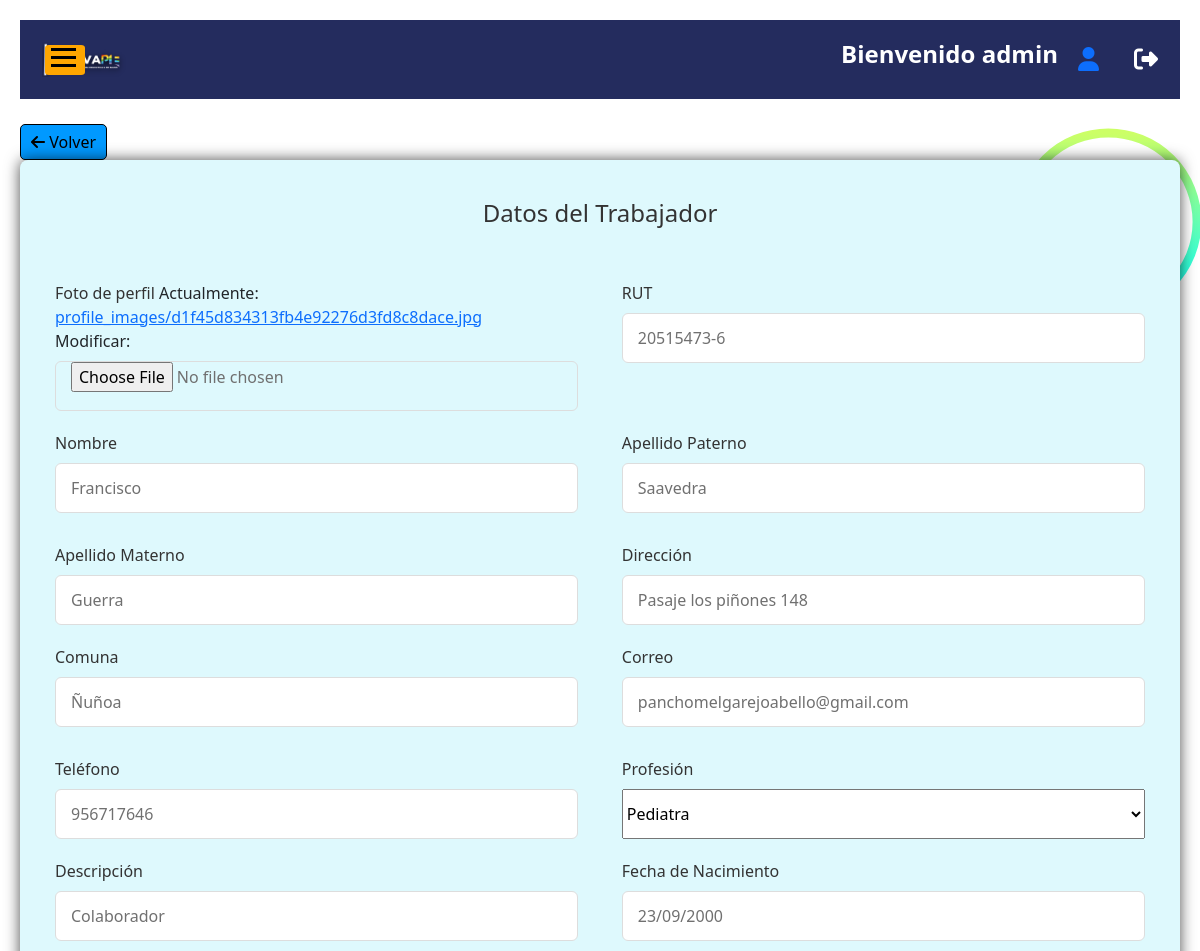
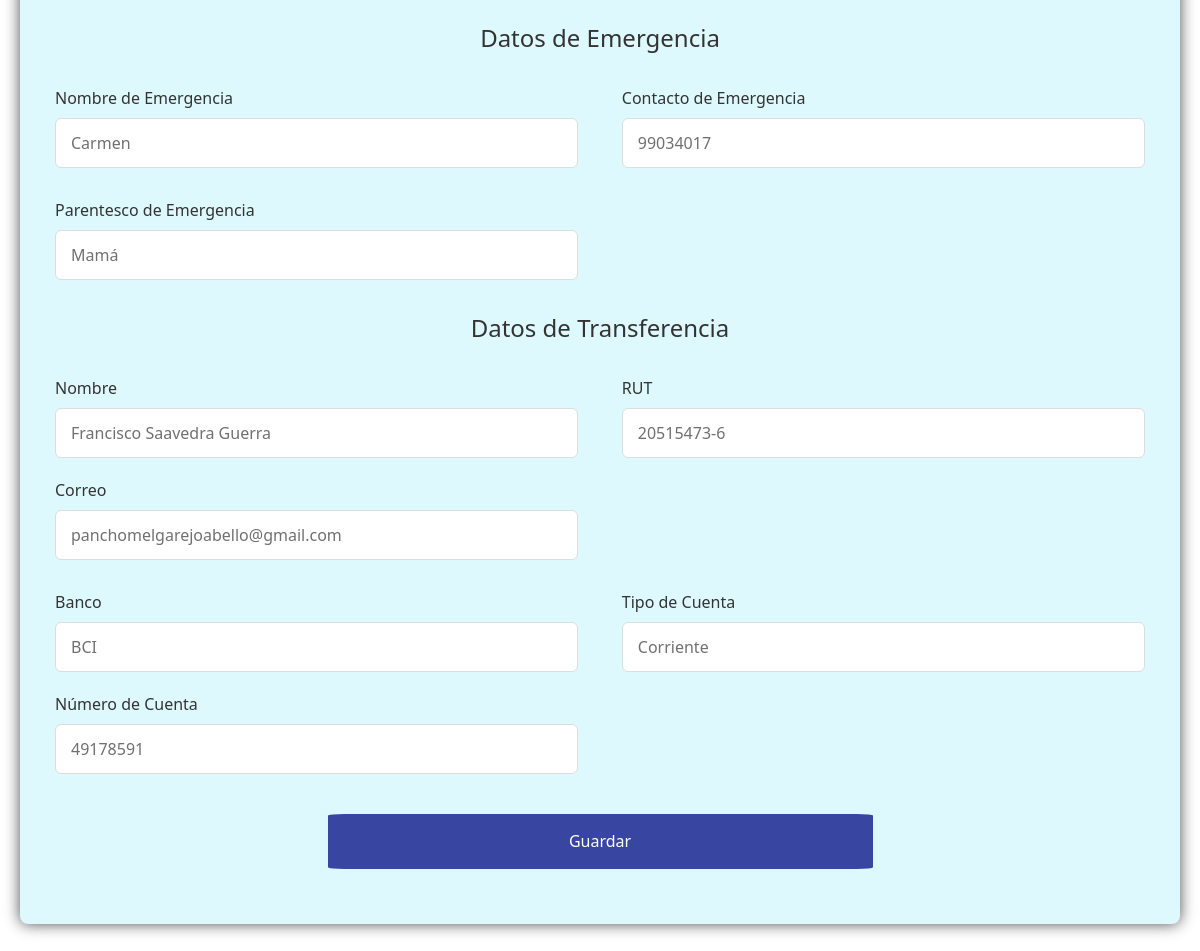
The page /home/editarperfil/ (signed in) on the database its author committed (2 pictures, top to bottom).
### index/models.py (models this page shows)
class PerfilUsuario(models.Model):
    foto = models.ImageField(upload_to='profile_images/', null=True, default=get_default_profile_image)
    rut = models.CharField(null=True, max_length=100)
    nombre = models.CharField(null=True, max_length=100)
    apellidop = models.CharField(null=True, max_length=100)
    apellidom = models.CharField(null=True, max_length=100)
    direccion = models.CharField(null=True, max_length=100)
    comuna = models.CharField(null=True, max_length=100)
    correo = models.EmailField(null=True, max_length=100)
    telefono = models.IntegerField(null=True)
    profesion = models.CharField(null=True, max_length=100)
    descripcion = models.CharField(null=True, max_length=100)
    fecha_nacimiento = models.DateField(null=True)
    contacto_emergencia = models.IntegerField(null=True)
    nombre_emergencia = models.CharField(null=True, max_length=100)
    parentesco_emergencia = models.CharField(null=True, max_length=100)
    usuario = models.OneToOneField(User, on_delete=models.CASCADE)

class DatosTransferencia(models.Model):
    d_nombre = models.CharField(null=True, max_length=100)
    d_rut = models.CharField(null=True, max_length=100)
    d_correo = models.EmailField(null=True, max_length=100)
    d_banco = models.CharField(null=True, max_length=100)
    d_tipo_cuenta = models.CharField(null=True, max_length=100)
    d_numero_cuenta = models.CharField(null=True, max_length=100)
    d_usuario = models.OneToOneField(User, on_delete=models.CASCADE)

### home/views.py (the view)
# urls.py: path('editarperfil/', views.editar_perfil_usuario, name='editarperfilusuario'),
@login_required
def editar_perfil_usuario(request):
    usuario = get_object_or_404(User, id=request.user.id)
    perfil = get_object_or_404(PerfilUsuario, usuario=usuario)
    datos = get_object_or_404(DatosTransferencia, d_usuario=usuario)
    if request.method == 'POST':
        perfil_form = PerfilUsuarioForm(request.POST, request.FILES, instance=perfil)
        datos_transferencia_form = DatosTransferenciaForm(request.POST, instance=datos)
        if perfil_form.is_valid() and datos_transferencia_form.is_valid():
            perfil_form.save()
            datos_transferencia_form.save()
            return redirect('perfil_usuario', id=usuario.id)
    else:
        perfil_form = PerfilUsuarioForm(instance=perfil)
        datos_transferencia_form = DatosTransferenciaForm(instance=datos)
    return render(request, 'home/editar_perfil.html', {
        'perfil_usuario': perfil,
        'datos_transferencia': datos,
        'perfil_form': perfil_form,
        'datos_transferencia_form': datos_transferencia_form,
        'usuario': usuario,
    })

### index/forms.py
class PerfilUsuarioForm(forms.ModelForm):
    PROFESION_CHOICES = (
        ('', 'Selecciona una profesión'),
        ('Pediatra', 'Pediatra'),
        ('Médico Familiar', 'Médico Familiar'),
        ('Neurólogo', 'Neurólogo'),
        ('Psicólogo', 'Psicólogo'),
        ('Fonoaudiólogo', 'Fonoaudiólogo'),
        ('Ed. Diferencial', 'Ed. Diferencial'),
        ('Psicopedagogo', 'Psicopedagogo'),
        ('Terapeuta Ocupacional', 'Terapeuta Ocupacional'),
        ('Relator', 'Relator'),
        ('Asesor', 'Asesor'),
        ('Construcción', 'Construcción'),
        ('Material educativo', 'Material educativo')
    )
    profesion = forms.ChoiceField(choices=PROFESION_CHOICES)
    class Meta:
        model = PerfilUsuario
        fields = ['foto', 'rut', 'nombre', 'apellidop', 'apellidom', 'direccion', 'comuna', 'correo', 'telefono', 'profesion', 'descripcion', 'fecha_nacimiento', 'nombre_emergencia','contacto_emergencia', 'parentesco_emergencia']

class DatosTransferenciaForm(forms.ModelForm):
    class Meta:
        model = DatosTransferencia
        fields = ['d_nombre', 'd_rut', 'd_correo', 'd_banco', 'd_tipo_cuenta', 'd_numero_cuenta']

### home/templates/home/editar_perfil.html (shortened to what this page needs)
{% extends "index/base.html" %}
{% load static %}
{% block content %}
<head>
    <link href="{% static 'index/css/styleeditarusuario.css' %}" rel="stylesheet">
</head>
<body>
    <button class="back-button" onclick="goBack()"><i class="fas fa-arrow-left"></i> Volver</button>
    <div class="contenidoreg">
        <section class="containeres">
            <header>Datos del Trabajador</header>
            <form action="" method="POST" class="form" enctype="multipart/form-data">
                <div class="form-row">
                    <div class="input-box">
                        <label>Foto de perfil</label>
                        {{ perfil_form.foto }}
                    </div>
                    <div class="input-box">
                        <label>RUT</label>
                        {{ perfil_form.rut }}
                    </div>
                    <div class="input-box">
                        <label>Nombre</label>
                        {{ perfil_form.nombre }}
                    </div>
                    <div class="input-box">
                        <label>Apellido Paterno</label>
                        {{ perfil_form.apellidop }}
                    </div>
                </div>
                <div class="form-row">
                    <div class="input-box">
                        <label>Apellido Materno</label>
                        {{ perfil_form.apellidom }}
                    </div>
                    <div class="input-box">
                        <label>Dirección</label>
                        {{ perfil_form.direccion }}
                    </div>
                    <div class="input-box">
                        <label>Comuna</label>
                        {{ perfil_form.comuna }}
                    </div>
                    <div class="input-box">
                        <label>Correo</label>
                        {{ perfil_form.correo }}
                    </div>
                </div>
                <div class="form-row">
                    <div class="input-box">
                        <label>Teléfono</label>
                        {{ perfil_form.telefono }}
                    </div>
                    <div class="input-box profesion-box">
                        <label>Profesión</label>
                        {{ perfil_form.profesion }}
                    </div>
                    <div class="input-box">
                        <label>Descripción</label>
                        {{ perfil_form.descripcion }}
                    </div>
                    <div class="input-box">
                        <label>Fecha de Nacimiento</label>
                        {{ perfil_form.fecha_nacimiento }}
                    </div>
                </div>
                <header class= "tit" >Datos de Emergencia</header>
                <div class="form-row">
                    <div class="input-box">
                        <label>Nombre de Emergencia</label>
                        {{ perfil_form.nombre_emergencia }}
                    </div>
                    <div class="input-box">
                        <label>Contacto de Emergencia</label>
                        {{ perfil_form.contacto_emergencia }}
                    </div>
                </div>
                <div class="form-row">
                    <div class="input-box">
                        <label>Parentesco de Emergencia</label>
                        {{ perfil_form.parentesco_emergencia }}
                    </div>
                </div>
                <header class= "tit" >Datos de Transferencia</header>
                <div class="form-row">
                    <div class="input-box">
                        <label>Nombre</label>
                        {{ datos_transferencia_form.d_nombre }}
                    </div>
                    <div class="input-box">
                        <label>RUT</label>
                        {{ datos_transferencia_form.d_rut }}
                    </div>
                    <div class="input-box">
                        <label>Correo</label>
                        {{ datos_transferencia_form.d_correo }}
                    </div>
                </div>
                <div class="form-row">
                    <div class="input-box">
                        <label>Banco</label>
                        {{ datos_transferencia_form.d_banco }}
                    </div>
                    <div class="input-box">
                        <label>Tipo de Cuenta</label>
                        {{ datos_transferencia_form.d_tipo_cuenta }}
                    </div>
                    <div class="input-box">
                        <label>Número de Cuenta</label>
                        {{ datos_transferencia_form.d_numero_cuenta }}
                    </div>
                </div>
                <div class="button-container">
                    <button type="submit">Guardar</button>
                </div>
            </form>
        </section>
    </div>
</body>
{% endblock %}

### index/templates/index/base.html (shortened to what this page needs)
<!DOCTYPE html>
<html>
<head>
    {% load static %}
    <link rel="stylesheet" href="{% static 'index/css/bootstrap.min.css' %}">
    <link href="{% static 'index/css/styles.css' %}" rel="stylesheet">
</head>
<body>
    <div id="content" class="content">
        <header class="header">
            <div class="container">
                <div class="row align-items-center">
                    <div class="col-md-6">
                        <div class="logo">
                            <a title="InnovaPIE" href="{% url 'home' %}">
                                <img src="{% static 'index/img/main_logo.png' %}" alt="InnovaPIE" />
                            </a>
                        </div>
                    </div>
                    <div class="col-md-6">
                        <div class="header-info">
                            <h1 class="title">Bienvenido {{ user.username }}</h1>
                            <div class="user-icon">
                                <a href="{% url 'perfilusuario' %}" title="Perfil del usuario">
                                    <i class="fas fa-user"></i>
                                </a>
                            </div>
                            <div class="logout-icon">
                                <a href="{% url 'logout' %}" title="Cerrar sesión">
                                    <i class="fas fa-sign-out-alt"></i>
                                </a>
                            </div>
                        </div>
                    </div>
                </div>
            </div>
        </header>
        {% block content %}
        {% endblock %}
    </div>
    <button id="toggle-button" class="toggle-button" onclick="toggleNavbar()">
        <span></span>
        <span></span>
        <span></span>
    </button>
</body>
</html>

### index/static/index/css/styles.css (style rules this page uses)
.header { background-color: #242c5e; padding: 20px 0; }
.logo img { width: 100px; height: auto; }
.title { color: #fff; font-size: 24px; font-weight: bold; margin-bottom: 10px; }
body { overflow-x: hidden; }
.content { padding: 20px; transition: margin-left 0.3s ease; }
.toggle-button { position: fixed; top: 45px; left: 45px; z-index: 200; width: 40px; height: 30px; background-color: rgb(255, 166, 0);; border: none; border-radius: 10%; cursor: pointer; }
.toggle-button span { display: block; width: 25px; height: 3px; background-color: #000000; margin-bottom: 5px; transition: background-color 0.3s ease; }
.logout-icon { margin-left: 15px; font-size: 24px; }
.logout-icon a { color: #fff; }

### index/static/index/css/styleeditarusuario.css (style rules this page uses)
body { background-color: linear-gradient(to right, #ffffff, #aaabb1 ,#b6b7c4); background-attachment: fixed; background-size: cover; padding-bottom: 50px; }
.contenidoreg { display: flex; justify-content: center; align-items: center; min-height: 90vh; padding-top: 50px; margin-top: -100px; }
.containeres { position: relative; max-width: 1300px; width: 100%; background: #def9fd; padding: 35px; border-radius: 8px; box-shadow: 0 0 15px rgba(0, 0, 0, 0.7); margin-top: 50px; margin-bottom: 50px; }
.form-row { display: flex; flex-wrap: wrap; justify-content: space-between; margin-bottom: 20px; }
.input-box { flex-basis: 48%; }
.containeres { min-height: 80vh; }
.form { margin-bottom: 20px; }
.containeres header { font-size: 1.5rem; color: #333; font-weight: 500; text-align: center; }
.containeres .form { margin-top: 30px; }
.form .input-box { width: 100%; margin-top: 20px; }
.input-box label { color: #333; }
.form :where(.input-box input, .select-box) { position: relative; height: 50px; width: 100%; outline: none; font-size: 1rem; color: #707070; margin-top: 8px; border: 1px solid #ddd; border-radius: 6px; padding: 0 15px; }
.form button { height: 55px; width: 50%; color: #ffffff; font-size: 1rem; font-weight: 400; margin-top: 30px; border: none; cursor: pointer; transition: all 0.2s ease; background: #3846a1; border-radius: 3%; }
.button-container { display: flex; justify-content: center; margin-top: 10px; }
.back-button { display: inline-block; margin-right: 10px; padding: 5px 10px; background-color: #0099ff; color: #000000; border: 1px solid #000000; border-radius: 5px; text-decoration: none; font-size: 16px; transition: background-color 0.3s ease; margin-top: 25px; }
.tit { margin-bottom: 10px; margin-top: 30px; }

### index/templates/index/base.html (style rules this page uses)
.header-info { display: flex; align-items: center; justify-content: flex-end; gap: 20px; }
.user-icon { font-size: 24px; }

### home/templates/home/editar_perfil.html (style rules this page uses)
.form-row { display: flex; flex-wrap: wrap; justify-content: space-between; margin-bottom: 10px; }
.input-box { flex-basis: 48%; }
.profesion-box select { margin-top: 8px; width: 100%; height: 50px; box-sizing: border-box; }

### rows shown on the page
PerfilUsuario: rut "20515473-6", nombre "Francisco", apellidop "Saavedra", apellidom "Guerra", direccion "Pasaje los piñones 148", comuna "Ñuñoa", correo "panchomelgarejoabello@gmail.com", telefono "956717646", profesion "Pediatra", descripcion "Colaborador", fecha_nacimiento "23/09/2000", nombre_emergencia "Carmen", contacto_emergencia "99034017", parentesco_emergencia "Mamá"
DatosTransferencia: d_nombre "Francisco Saavedra Guerra", d_rut "20515473-6", d_correo "panchomelgarejoabello@gmail.com", d_banco "BCI", d_tipo_cuenta "Corriente", d_numero_cuenta "49178591"

### other values the page prints
{{ user.username }} "admin"
